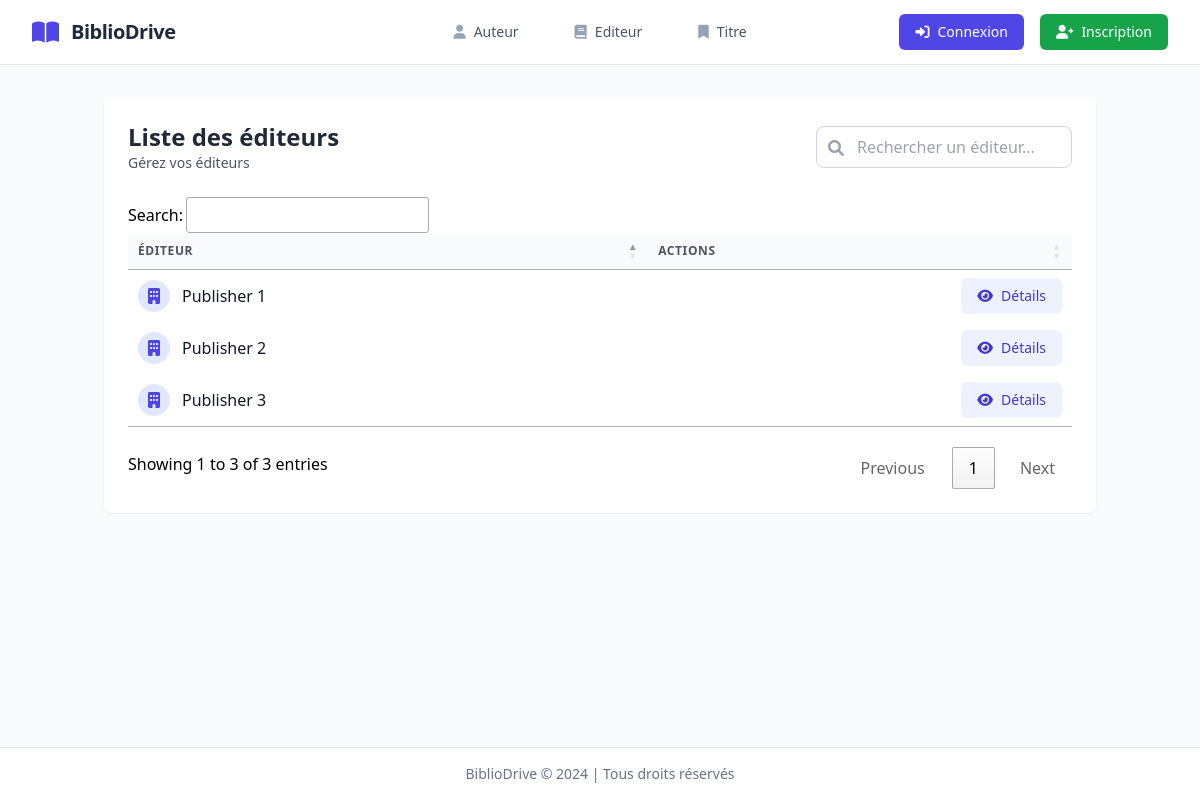
Screenshot of /publishers/ with the database file from the repository.
### backoffice/models.py (models this page shows, shortened)
class Publisher(models.Model):
    pubid = models.AutoField(primary_key=True)
    name = models.CharField(max_length=50)
    company_name = models.CharField(max_length=255)
    address = models.CharField(max_length=50)
    city = models.CharField(max_length=20)
    state = models.CharField(max_length=10)
    zip_code = models.CharField(max_length=15)
    telephone = models.CharField(max_length=15)
    fax = models.CharField(max_length=15)
    comments = models.TextField()

### backoffice/views.py (the view)
# urls.py: path('publishers/', views.publisher_list, name="publisher-list"),
def publisher_list(request):
    publishers = Publisher.objects.all()
    return render(request, 'publisher/publisher_list.html', {'publishers': publishers, 'active_nav':'publisher'})

### backoffice/templates/publisher/publisher_list.html (shortened to what this page needs)
<!DOCTYPE html>
<html lang="fr">
<head>
    <script src="https://cdn.tailwindcss.com"></script>
    <link rel="stylesheet" type="text/css" href="https://cdn.datatables.net/1.11.5/css/jquery.dataTables.css">
    <link rel="stylesheet" type="text/css"
        href="https://cdn.datatables.net/responsive/2.2.9/css/responsive.dataTables.min.css">
</head>
<body class="bg-gray-50">
    {% extends 'base.html' %}
    {% block content %}
    <div class="container mx-auto px-4 py-8">
        <div class="bg-white rounded-lg shadow-sm p-6">
            <div class="flex justify-between items-center mb-6">
                <div>
                    <h1 class="text-2xl font-bold text-gray-800">Liste des éditeurs</h1>
                    <p class="text-gray-600 text-sm">Gérez vos éditeurs</p>
                </div>
                <div class="relative">
                    <input type="text" id="searchInput"
                        class="w-64 pl-10 pr-4 py-2 border border-gray-300 rounded-lg focus:ring-2 focus:ring-indigo-600 focus:border-indigo-600"
                        placeholder="Rechercher un éditeur...">
                    <div class="absolute left-3 top-2.5 text-gray-400">
                        <i class="fas fa-search"></i>
                    </div>
                </div>
            </div>
            <div class="overflow-x-auto">
                <table id="publishersTable" class="modern-table w-full">
                    <thead>
                        <tr>
                            <th
                                class="px-6 py-4 text-left text-xs font-semibold text-gray-600 uppercase tracking-wider bg-gray-50">
                                Éditeur</th>
                            <th
                                class="px-6 py-4 text-right text-xs font-semibold text-gray-600 uppercase tracking-wider bg-gray-50">
                                Actions</th>
                        </tr>
                    </thead>
                    <tbody class="bg-white divide-y divide-gray-200">
                        {% for publisher in publishers %}
                        <tr>
                            <td class="px-6 py-4 whitespace-nowrap">
                                <div class="flex items-center">
                                    <span
                                        class="h-8 w-8 rounded-full bg-indigo-100 flex items-center justify-center mr-3">
                                        <i class="fas fa-building text-indigo-600"></i>
                                    </span>
                                    <span class="font-medium text-gray-900">{{ publisher.name }}</span>
                                </div>
                            </td>
                            <td class="px-6 py-4 whitespace-nowrap text-right">
                                <a href="{% url 'publisher-detail' publisher.pubid %}"
                                    class="inline-flex items-center px-4 py-2 bg-indigo-50 text-indigo-700 text-sm font-medium rounded-md hover:bg-indigo-100 transition-colors duration-200">
                                    <i class="fas fa-eye mr-2"></i>
                                    Détails
                                </a>
                            </td>
                        </tr>
                        {% endfor %}
                    </tbody>
                </table>
            </div>
        </div>
    </div>
    {% endblock %}

### backoffice/templates/publisher/publisher_list.html (style rules this page uses)
.modern-table { border-collapse: collapse; border-spacing: 0; }
.modern-table thead { background-color: #f8fafc; border-bottom: 2px solid #e2e8f0; }
.modern-table tr { border-bottom: 1px solid #e2e8f0; transition: background-color 0.2s ease; }

### rows the page displays
Publisher: name "Publisher 1"
Publisher: name "Publisher 2"
Publisher: name "Publisher 3"
